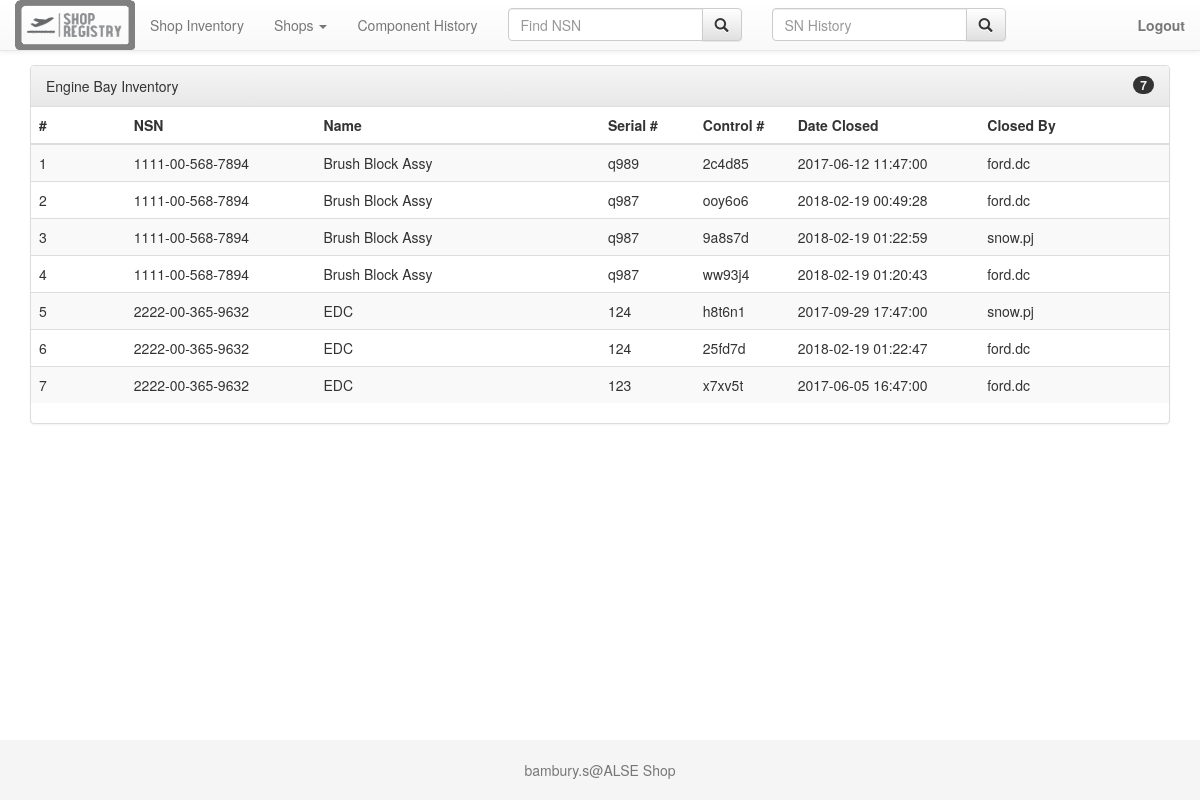
The app's page /temp/other-shops.php (signed in) with its own data.
### tables this page shows
CREATE TABLE IF NOT EXISTS `COMPONENT` (
  `SN` varchar(25) NOT NULL,
  `PN` varchar(25) NOT NULL,
  `NSN` varchar(16) NOT NULL,
  `Comp_name` varchar(25) NOT NULL
);

CREATE TABLE IF NOT EXISTS `CF543` (
  `Control_no` varchar(10) NOT NULL,
  `Fault` text NOT NULL,
  `Fix` text,
  `Opened_by` varchar(25) DEFAULT NULL,
  `Closed_by` varchar(25) DEFAULT NULL,
  `SN` varchar(25) NOT NULL,
  `543_opened` timestamp NULL DEFAULT NULL,
  `543_closed` timestamp NULL DEFAULT NULL
);

### temp/other-shops.php (the view, shortened to what this page needs)
<?php
    if($_GET['shop'] === 'alse_shop')
        $shop = 'ALSE Shop';
    elseif($_GET['shop'] === 'avs_labs')
        $shop = 'AVS Labs';
    elseif($_GET['shop'] === 'component_shop')
        $shop = 'Component Shop';
    else
        $shop = 'Engine Bay';
?>
<?php include 'header.php';?>
  <body id="other-shops-body">
  <?php include 'navbar.php';?>
    <div class="closed-items" id="closed-items">
        <div class="container">
          <div class="panel panel-default">
            <div class="panel-heading"><?php echo"{$shop}";?> Inventory
              <span class="badge pull-right hidden-xs"><?php echo"{$_SESSION['other-shops-count']}";?>
              </span>
            </div>
              <?php
              require('connect_to_DB.php');
              $sql = "SELECT DISTINCT c.Comp_name, c.NSN, c.SN, CF543.Control_no, l.Date_closed, l.Log_closed_by
                      FROM COMPONENT c, LOG l, CF543, TECHNICIAN
                      WHERE l.Control_no=CF543.Control_no
                      AND CF543.SN=c.SN
                      AND TECHNICIAN.Shop='{$shop}'
                      AND l.Shop= '{$shop}'
                      AND l.Date_closed IS NOT NULL
                      ORDER BY c.NSN";
              $result = $connection->query($sql)
                        or die("Failed to query tables. " . mysqli_error());
              if (is_null($result))
              {
                  echo "No outstanding items.";
              }
              else
              {
                  echo "<div class='col-md-13'>";
                      echo "<table class='table table-striped'>";
                          echo "<thead>";
                              echo"<tr>";
                                  echo "<th class='col-md-1'>#</th>";
                                  echo "<th class='col-md-2'>NSN</th>";
                                  echo "<th class='col-md-3'>Name</th>";
                                  echo "<th class='col-md-1'>Serial #</th>";
                                  echo "<th class='col-md-1'>Control #</th>";
                                  echo "<th class='col-md-2'>Date Closed</th>";
                                  echo "<th class='col-md-3'>Closed By</th>";
                              echo "</tr>";
                          echo "</thead>";
                          echo "<tbody>";
                          $count=1;
                  while($row = mysqli_fetch_array($result, MYSQLI_ASSOC))
                  {
                         echo "<tr>";
                             echo "<td>$count</td>";
                             echo "<td>". $row['NSN'] ."</td>";
                             echo "<td>". $row['Comp_name'] ."</td>";
                             echo "<td>". $row['SN'] ."</td>";
                             echo "<td>". $row['Control_no'] ."</td>";
                             echo "<td>". $row['Date_closed'] ."</td>";
                             echo "<td>". $row['Log_closed_by'] ."</td>";
                         echo "</tr>";
                      $count++;
                  }
                          echo "</tbody>";
                      echo "</table>";
                  echo "</div>";
              }
              ?>
            </div>
          </div>
        </div>
<?php include 'footer.php';?>
  </body>
</html>

### css/custom-stylesheet.css (style rules this page uses)
body { padding-top: 65px; }

### records on screen
component: NSN "1111-00-568-7894", Comp_name "Brush Block Assy", SN "q989", cf543.Control_no "2c4d85", Date_closed "2017-06-12 11:47:00", Log_closed_by "ford.dc"
component: NSN "1111-00-568-7894", Comp_name "Brush Block Assy", SN "q987", cf543.Control_no "ooy6o6", Date_closed "2018-02-19 00:49:28", Log_closed_by "ford.dc", cf543.Control_no "9a8s7d", Date_closed "2018-02-19 01:22:59", Log_closed_by "snow.pj", cf543.Control_no "ww93j4", Date_closed "2018-02-19 01:20:43"
component: NSN "2222-00-365-9632", Comp_name "EDC", SN "124", cf543.Control_no "h8t6n1", Date_closed "2017-09-29 17:47:00", Log_closed_by "snow.pj", cf543.Control_no "25fd7d", Date_closed "2018-02-19 01:22:47", Log_closed_by "ford.dc"
component: NSN "2222-00-365-9632", Comp_name "EDC", SN "123", cf543.Control_no "x7xv5t", Date_closed "2017-06-05 16:47:00", Log_closed_by "ford.dc"

### other values on screen
$shop "Engine Bay"
$_SESSION['other-shops-count'] "7"
$_SESSION['user'] "bambury.s"
$_SESSION['Shop'] "ALSE Shop"
